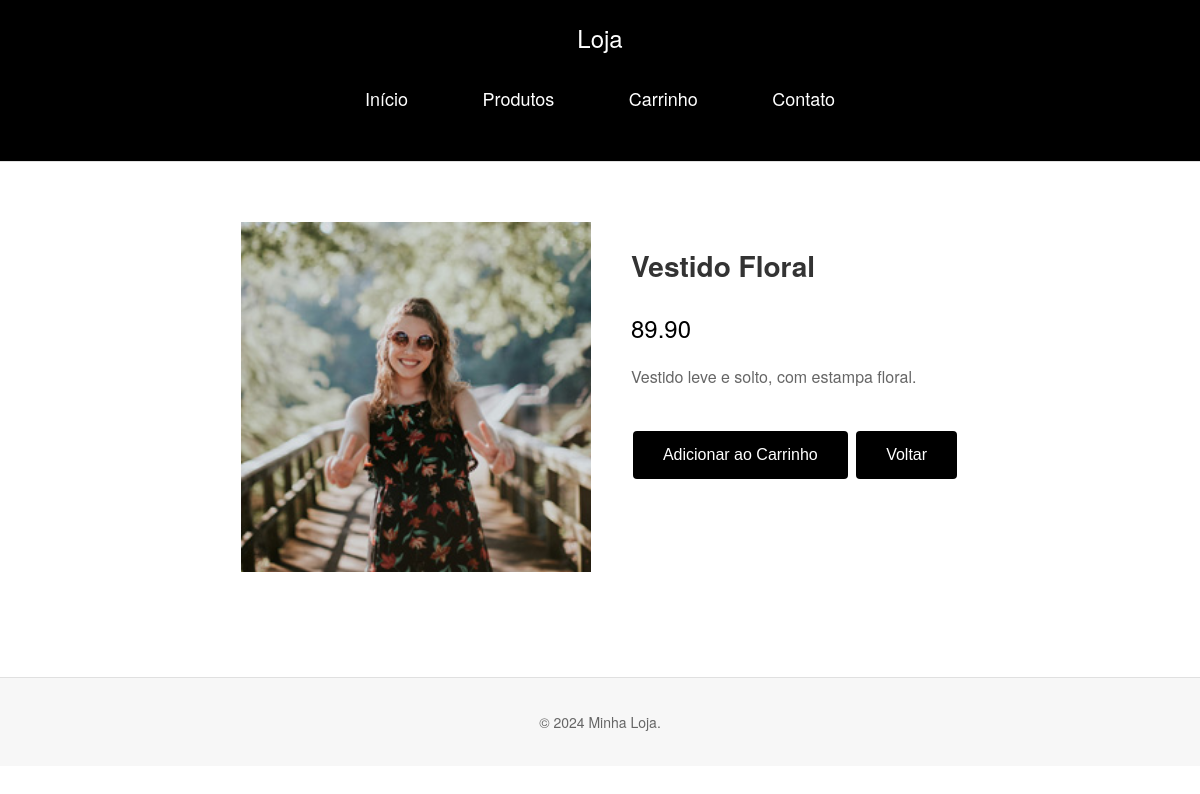
The app's page /produtos.php?id=4 with its own data.
### tables this page shows
CREATE TABLE IF NOT EXISTS `produtos` (
  `id` int(11) NOT NULL AUTO_INCREMENT,
  `nome` varchar(100) NOT NULL,
  `descricao` text DEFAULT NULL,
  `preco` decimal(10,2) NOT NULL,
  `estoque` int(11) NOT NULL,
  `categoria` varchar(50) NOT NULL,
  `tamanho` varchar(5) DEFAULT NULL,
  `cor` varchar(30) DEFAULT NULL,
  `marca` varchar(50) DEFAULT NULL,
  `imagem` varchar(100) DEFAULT NULL,
  PRIMARY KEY (`id`)
);

### produtos.php (the view, shortened to what this page needs)
<?php
try {
    include "php/conexao.php";
    $id = $_GET['id'];
    $sql = "SELECT * FROM produtos WHERE id= :id;";
    $stmt = $conn->prepare($sql);
    $stmt->bindParam(':id',$id);
    $stmt->execute();
    $dados = $stmt->fetch((PDO::FETCH_ASSOC));
} catch (PDOException $err) {
    echo "Não foi possível localizar os registros!".$err->getMessage();
}
?>
<!DOCTYPE html>
<html lang="pt-br">
<head>
    <link rel="stylesheet" href="styles.css">
    <link rel="stylesheet" href="style2.css">
</head>
<body>
    <header>
        <h1>Loja</h1>
        <nav>
            <ul>
                <li><a href="#">Início</a></li>
                <li><a href="#">Produtos</a></li>
                <li><a href="#">Carrinho</a></li>
                <li><a href="#">Contato</a></li>
            </ul>
        </nav>
    </header>
    <main>
        <section class="product-details">
            <div class="product-images">
            <img src="img/miniaturas/<?php echo $dados['imagem']?>" alt="<?php echo $dados['nome']?>">
            </div>
            <div class="product-info">
                <h2><?php
                echo $dados['nome'];
                ?>
                </h2>
                <p class="price"> <?php
                echo $dados['preco'];
                ?></p>
                <p class="description">
                    <?php
                    echo $dados['descricao'];
                    ?>
                </p>
                <button class= 'btn-1'>Adicionar ao Carrinho</button>
                <a href="index.php"><button class ='btn-1'>Voltar</button></a>
            </div>
        </section>
    </main>
    <footer>
        <p>&copy; 2024 Minha Loja.</p>
    </footer>
</body>
</html>

### styles.css (style rules this page uses)
* { box-sizing: border-box; }
body { font-family: 'Helvetica Neue', Arial, sans-serif; margin: 0; padding: 0; background-color: #ffffff; color: #333333; }
header { background-color: #000000; padding: 20px 0; text-align: center; border-bottom: 1px solid #e0e0e0; }
h1 { font-weight: normal; margin: 0; font-size: 24px; color: #ffffff; }
nav ul { list-style: none; padding: 0; margin: 30px 0; text-align: center; }
nav ul li { display: inline-block; margin: 0 20px; }
nav ul li a { color: #ffffff; text-decoration: none; font-size: 18px; padding: 10px 15px; }
main { display: flex; padding: 20px; }
.btn-1 { background-color: #000000; color: white; border: none; padding: 10px 20px; border-radius: 4px; cursor: pointer; font-size: 14px; }
footer { background-color: #f7f7f7; color: #666666; text-align: center; padding: 20px 0; border-top: 1px solid #e0e0e0; margin-top: 40px; font-size: 14px; }

### style2.css (style rules this page uses)
* { box-sizing: border-box; }
body { font-family: 'Helvetica Neue', Arial, sans-serif; margin: 0; padding: 0; background-color: #ffffff; color: #333333; align-items: center; }
header { background-color: #000000; padding: 20px 0; text-align: center; border-bottom: 1px solid #e0e0e0; }
h1 { font-weight: normal; margin: 2; font-size: 24px; color: #ffffff; }
nav ul { list-style: none; padding: 0; margin: 30px 0; text-align: center; }
nav ul li { display: inline-block; margin: 0 20px; }
nav ul li a { color: #ffffff; text-decoration: none; font-size: 18px; padding: 10px 15px; }
.product-details { display: flex; padding: 40px; max-width: 1200px; margin: 0 auto; align-items: flex-start; }
.product-images img { width: 350px; }
.product-images { flex: 1; margin-right: 40px; }
.product-info { flex: 1; }
.product-info h2 { font-size: 28px; margin-bottom: 20px; color: #333333; }
.price { font-size: 24px; color: #000000; margin-bottom: 20px; }
.description { font-size: 16px; color: #666666; line-height: 1.5; margin-bottom: 40px; }
.btn-1 { background-color: #000000; color: white; border: none; padding: 15px 30px; border-radius: 4px; cursor: pointer; font-size: 16px; margin: 2px; }
footer { background-color: #f7f7f7; color: #666666; text-align: center; padding: 20px 0; border-top: 1px solid #e0e0e0; margin-top: 40px; font-size: 14px; }

### records on screen
produtos: imagem (picture), nome "Vestido Floral", preco "89.90", descricao "Vestido leve e solto, com estampa floral."
